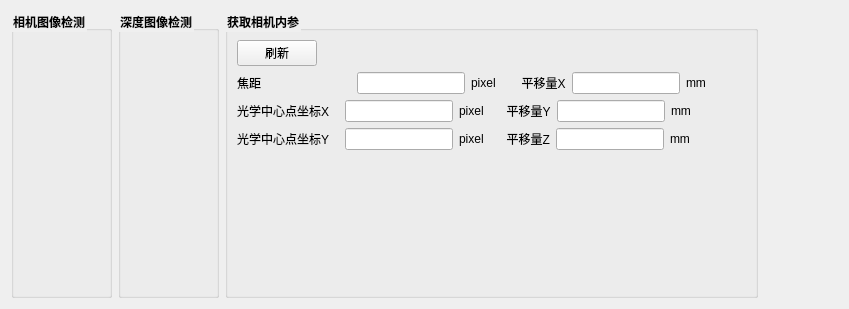
                 <widget class="QWidget" name="tab_11">
                  <attribute name="title">
                   <string>双目相机</string>
                  </attribute>
                  <layout class="QVBoxLayout" name="verticalLayout_63">
                   <item>
                    <layout class="QHBoxLayout" name="horizontalLayout_77">
                     <item>
                      <widget class="QGroupBox" name="groupBox_image">
                       <property name="font">
                        <font>
                         <weight>75</weight>
                         <bold>true</bold>
                        </font>
                       </property>
                       <property name="styleSheet">
                        <string notr="true">QGroupBox::title{
font-size:13px;
front-weight:bold;
}</string>
                       </property>
                       <property name="title">
                        <string>相机图像检测</string>
                       </property>
                       <layout class="QVBoxLayout" name="verticalLayout_62">
                        <item>
                         <layout class="QHBoxLayout" name="horizontalLayout_rgbd"/>
                        </item>
                        <item>
                         <layout class="QVBoxLayout" name="verticalLayout_56">
                          <item>
                           <widget class="QLabel" name="label_image">
                            <property name="text">
                             <string/>
                            </property>
                           </widget>
                          </item>
                         </layout>
                        </item>
                        <item>
                         <spacer name="verticalSpacer_22">
                          <property name="orientation">
                           <enum>Qt::Vertical</enum>
                          </property>
                          <property name="sizeHint" stdset="0">
                           <size>
                            <width>20</width>
                            <height>40</height>
                           </size>
                          </property>
                         </spacer>
                        </item>
                       </layout>
                      </widget>
                     </item>
                     <item>
                      <widget class="QGroupBox" name="groupBox_point">
                       <property name="font">
                        <font>
                         <weight>75</weight>
                         <bold>true</bold>
                        </font>
                       </property>
                       <property name="styleSheet">
                        <string notr="true">QGroupBox::title{
font-size:13px;
front-weight:bold;
}</string>
                       </property>
                       <property name="title">
                        <string>深度图像检测</string>
                       </property>
                       <layout class="QVBoxLayout" name="verticalLayout_64">
                        <item>
                         <layout class="QHBoxLayout" name="horizontalLayout_point"/>
                        </item>
                        <item>
                         <layout class="QVBoxLayout" name="verticalLayout_61">
                          <item>
                           <widget class="QLabel" name="label_point">
                            <property name="text">
                             <string/>
                            </property>
                           </widget>
                          </item>
                         </layout>
                        </item>
                        <item>
                         <spacer name="verticalSpacer_23">
                          <property name="orientation">
                           <enum>Qt::Vertical</enum>
                          </property>
                          <property name="sizeHint" stdset="0">
                           <size>
                            <width>20</width>
                            <height>40</height>
                           </size>
                          </property>
                         </spacer>
                        </item>
                       </layout>
                      </widget>
                     </item>
                     <item>
                      <widget class="QGroupBox" name="groupBox_20">
                       <property name="font">
                        <font>
                         <weight>75</weight>
                         <bold>true</bold>
                        </font>
                       </property>
                       <property name="styleSheet">
                        <string notr="true">QGroupBox::title{
font-size:13px;
front-weight:bold;
}</string>
                       </property>
                       <property name="title">
                        <string>获取相机内参</string>
                       </property>
                       <layout class="QVBoxLayout" name="verticalLayout_36">
                        <item>
                         <layout class="QHBoxLayout" name="horizontalLayout_104">
                          <item>
                           <widget class="QPushButton" name="pushButton_rgb_set">
                            <property name="text">
                             <string>刷新</string>
                            </property>
                           </widget>
                          </item>
                          <item>
                           <spacer name="horizontalSpacer_18">
                            <property name="orientation">
                             <enum>Qt::Horizontal</enum>
                            </property>
                            <property name="sizeHint" stdset="0">
                             <size>
                              <width>40</width>
                              <height>20</height>
                             </size>
                            </property>
                           </spacer>
                          </item>
                         </layout>
                        </item>
                        <item>
                         <layout class="QVBoxLayout" name="verticalLayout_35">
                          <item>
                           <layout class="QHBoxLayout" name="horizontalLayout_56">
                            <item>
                             <layout class="QHBoxLayout" name="horizontalLayout_78">
                              <item>
                               <widget class="QLabel" name="label_60">
                                <property name="text">
                                 <string>焦距                           </string>
                                </property>
                               </widget>
                              </item>
                              <item>
                               <widget class="QLineEdit" name="lineEdit_foc"/>
                              </item>
                              <item>
                               <widget class="QLabel" name="label">
                                <property name="text">
                                 <string>pixel    </string>
                                </property>
                               </widget>
                              </item>
                             </layout>
                            </item>
                            <item>
                             <layout class="QHBoxLayout" name="horizontalLayout_85">
                              <item>
                               <widget class="QLabel" name="label_106">
                                <property name="text">
                                 <string>  平移量X</string>
                                </property>
                               </widget>
                              </item>
                              <item>
                               <widget class="QLineEdit" name="lineEdit_bias_x"/>
                              </item>
                              <item>
                               <widget class="QLabel" name="label_25">
                                <property name="text">
                                 <string>mm</string>
                                </property>
                               </widget>
                              </item>
                              <item>
                               <spacer name="horizontalSpacer_9">
                                <property name="orientation">
                                 <enum>Qt::Horizontal</enum>
                                </property>
                                <property name="sizeHint" stdset="0">
                                 <size>
                                  <width>40</width>
                                  <height>20</height>
                                 </size>
                                </property>
                               </spacer>
                              </item>
                             </layout>
                            </item>
                           </layout>
                          </item>
                          <item>
                           <layout class="QHBoxLayout" name="horizontalLayout_57">
                            <item>
                             <layout class="QHBoxLayout" name="horizontalLayout_79">
                              <item>
                               <widget class="QLabel" name="label_61">
                                <property name="text">
                                 <string>光学中心点坐标X   </string>
                                </property>
                               </widget>
                              </item>
                              <item>
                               <widget class="QLineEdit" name="lineEdit_cen_x"/>
                              </item>
                              <item>
                               <widget class="QLabel" name="label_2">
                                <property name="text">
                                 <string>pixel   </string>
                                </property>
                               </widget>
                              </item>
                             </layout>
                            </item>
                            <item>
                             <layout class="QHBoxLayout" name="horizontalLayout_86">
                              <item>
                               <widget class="QLabel" name="label_83">
                                <property name="text">
                                 <string>  平移量Y</string>
                                </property>
                               </widget>
                              </item>
                              <item>
                               <widget class="QLineEdit" name="lineEdit_bias_y"/>
                              </item>
                              <item>
                               <widget class="QLabel" name="label_26">
                                <property name="text">
                                 <string>mm</string>
                                </property>
                               </widget>
                              </item>
                              <item>
                               <spacer name="horizontalSpacer_10">
                                <property name="orientation">
                                 <enum>Qt::Horizontal</enum>
                                </property>
                                <property name="sizeHint" stdset="0">
                                 <size>
                                  <width>40</width>
                                  <height>20</height>
                                 </size>
                                </property>
                               </spacer>
                              </item>
                             </layout>
                            </item>
                           </layout>
                          </item>
                          <item>
                           <layout class="QHBoxLayout" name="horizontalLayout_58">
                            <item>
                             <layout class="QHBoxLayout" name="horizontalLayout_81">
                              <item>
                               <widget class="QLabel" name="label_104">
                                <property name="text">
                                 <string>光学中心点坐标Y   </string>
                                </property>
                               </widget>
                              </item>
                              <item>
                               <widget class="QLineEdit" name="lineEdit_cen_y"/>
                              </item>
                              <item>
                               <widget class="QLabel" name="label_10">
                                <property name="text">
                                 <string>pixel   </string>
                                </property>
                               </widget>
                              </item>
                             </layout>
                            </item>
                            <item>
                             <layout class="QHBoxLayout" name="horizontalLayout_87">
                              <item>
                               <widget class="QLabel" name="label_84">
                                <property name="text">
                                 <string>  平移量Z</string>
                                </property>
                               </widget>
                              </item>
                              <item>
                               <widget class="QLineEdit" name="lineEdit_bias_z"/>
                              </item>
                             </layout>
                            </item>
                            <item>
                             <widget class="QLabel" name="label_27">
                              <property name="text">
                               <string>mm</string>
                              </property>
                             </widget>
                            </item>
                            <item>
                             <spacer name="horizontalSpacer_11">
                              <property name="orientation">
                               <enum>Qt::Horizontal</enum>
                              </property>
                              <property name="sizeHint" stdset="0">
                               <size>
                                <width>40</width>
                                <height>20</height>
                               </size>
                              </property>
                             </spacer>
                            </item>
                           </layout>
                          </item>
                         </layout>
                        </item>
                        <item>
                         <spacer name="verticalSpacer_10">
                          <property name="orientation">
                           <enum>Qt::Vertical</enum>
                          </property>
                          <property name="sizeHint" stdset="0">
                           <size>
                            <width>20</width>
                            <height>136</height>
                           </size>
                          </property>
                         </spacer>
                        </item>
                       </layout>
                      </widget>
                     </item>
                     <item>
                      <spacer name="horizontalSpacer_17">
                       <property name="orientation">
                        <enum>Qt::Horizontal</enum>
                       </property>
                       <property name="sizeHint" stdset="0">
                        <size>
                         <width>40</width>
                         <height>20</height>
                        </size>
                       </property>
                      </spacer>
                     </item>
                     <item>
                      <spacer name="horizontalSpacer_19">
                       <property name="orientation">
                        <enum>Qt::Horizontal</enum>
                       </property>
                       <property name="sizeHint" stdset="0">
                        <size>
                         <width>40</width>
                         <height>20</height>
                        </size>
                       </property>
                      </spacer>
                     </item>
                    </layout>
                   </item>
                  </layout>
                 </widget>
